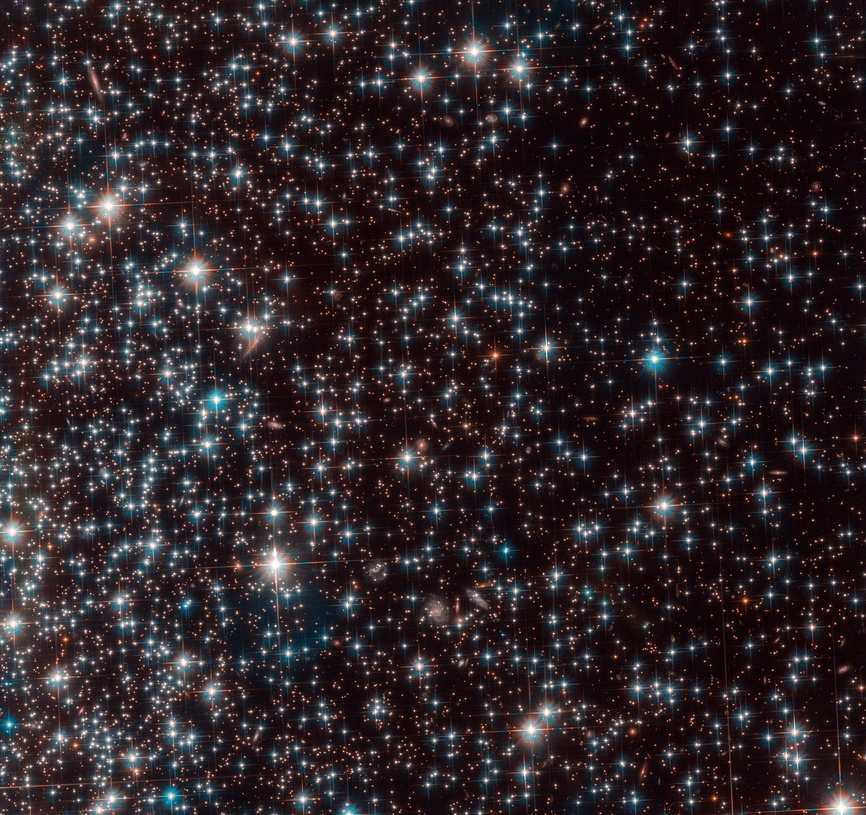
%> input picture Images/2/Hubble.jpg, 866 x 815 px, shrunk from 1280 x 1204 before the run
$ octave r_smoothing.m   (GNU Octave 9; MATLAB toolbox functions it lacks are replaced by stand-ins)
%> lines starting %> are read from the running program, lines starting %| are printed output that depends on the picture; in (x1, y1, x2, y2) boxes, pixels count from 0 and x2, y2 are one past the last pixel; in counts of white or black regions, pixels touching at a corner belong together; the program's own positions count from 1
clear;

img1 = imread('..\Images\2\Hubble.jpg');
%> img1 is the input picture: size 815x866x3 uint8; mean R, G, B 46.7, 38.1, 41.3
img1 = rgb2gray(img1);
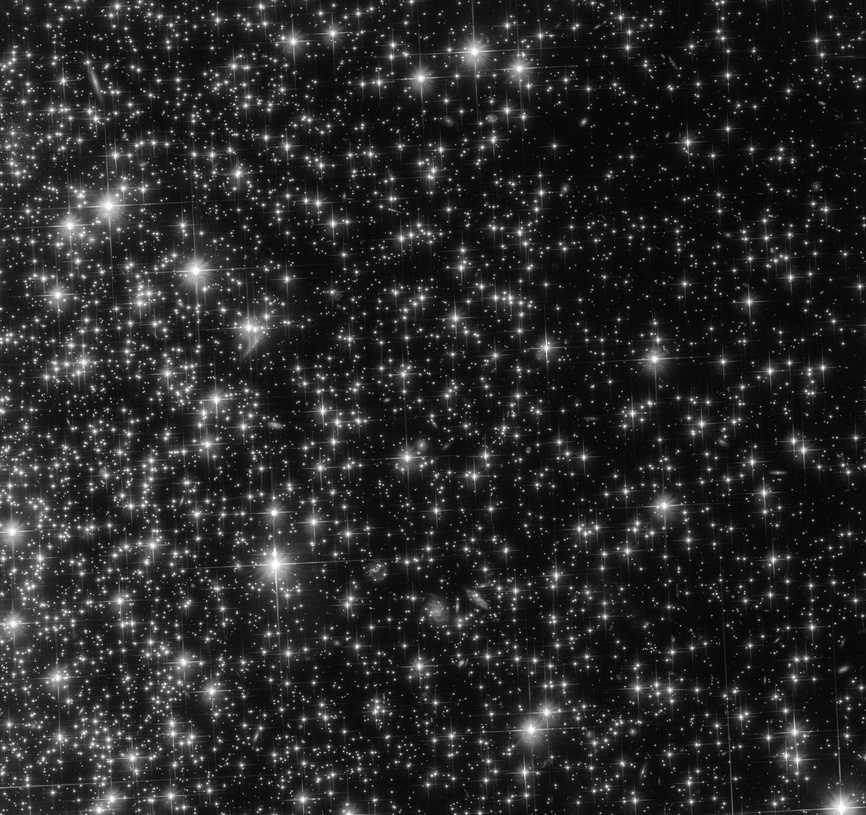
%> img1: size 815x866 uint8; min 1, max 255, mean 41
img1 = im2double(img1); img2 = im2double(img1);

sz = 15;
h = ones(sz,sz)/(sz^2); %box filter

img2 = conv2(img2,h,'same');
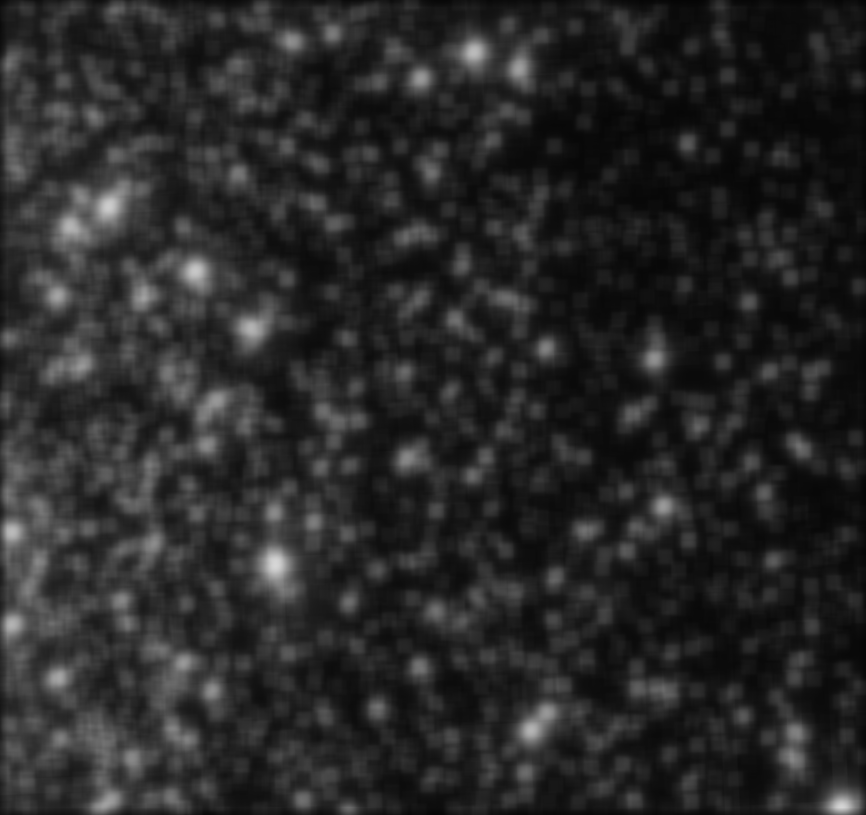
%> img2: size 815x866 double; min 0.0177, max 0.842, mean 0.159

th = 0.75*max(img2(:));
%> th = 0.631
img3 = img2;
img3(find(img2>=th)) = 1;
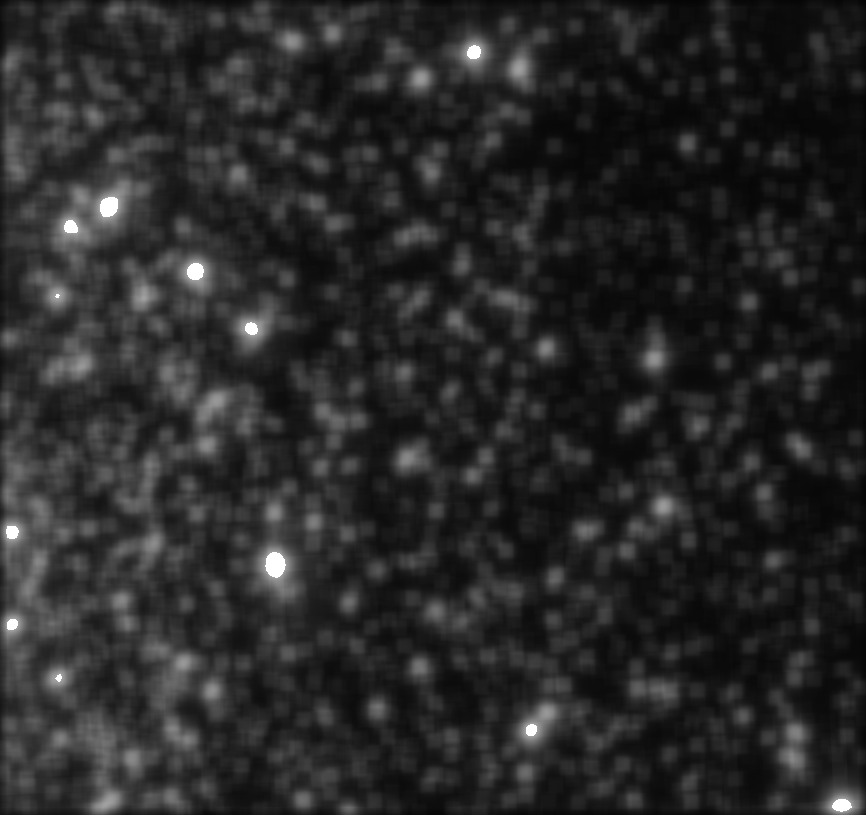
%> img3: size 815x866 double; 0.28% of pixels changed, all inside (x1, y1, x2, y2) = (6, 45, 852, 812)
img3(find(img2<th)) = 0;
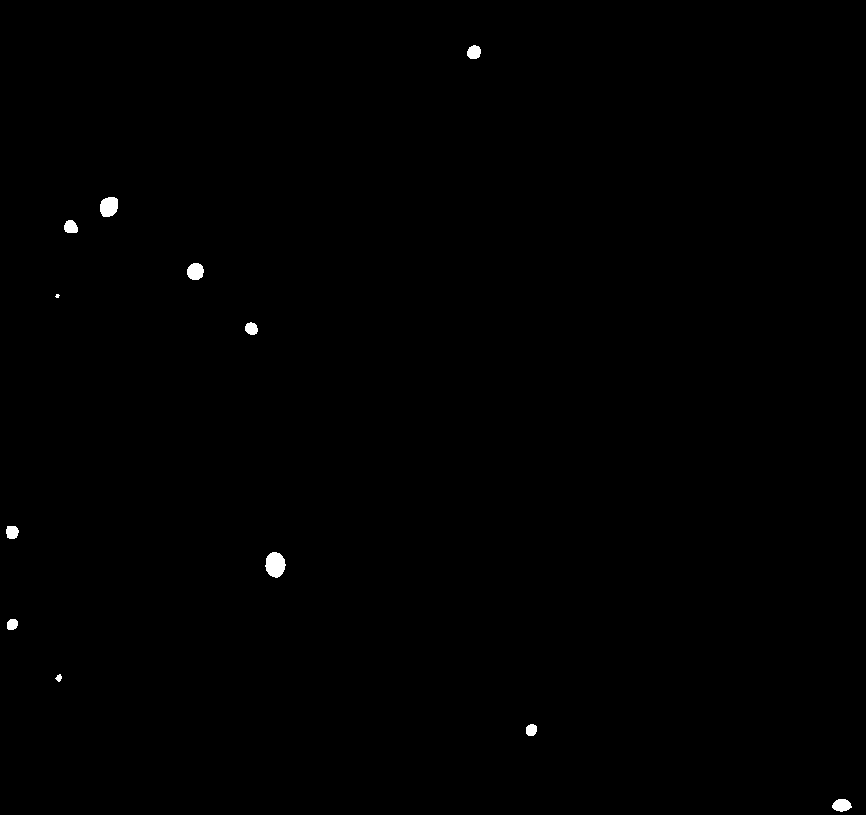
%> img3: size 815x866 double; values 0 (black) and 1 (white), 0.28% white; 12 white regions (1 under 20 px), largest, box (x1, y1, x2, y2) and area: (265, 552, 286, 578) 404, (100, 197, 118, 217) 301, (187, 263, 204, 280) 232
figure;
subplot(1,3,1); imshow(img1); title('Original Hubble Image');
subplot(1,3,2); imshow(img2); title('Image after Smoothing Filter');
subplot(1,3,3); imshow(img3); title('Thresholded Smoothed Hubble Image');

$ run again, with Images/2/moon.jpg copied over Images/2/Hubble.jpg
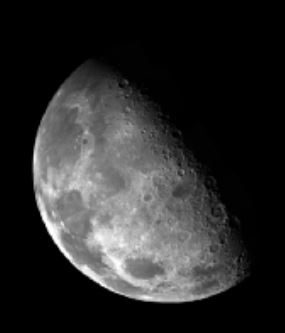
%> input picture Images/2/moon.jpg, 285 x 333 px
%> img1 is the input picture: size 333x285x3 uint8; min 0, max 255, mean 43.4
%> `img2 = conv2(img2,h,'same');`:
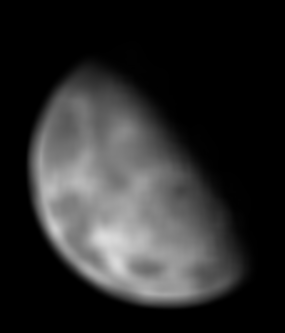
%> img2: size 333x285 double; min 0, max 0.865, mean 0.17
%> th = 0.649
%> `img3(find(img2<th)) = 0;`:
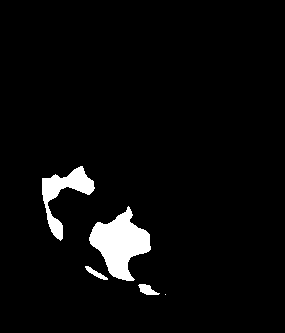
%> img3: size 333x285 double; values 0 (black) and 1 (white), 4.2% white; 5 white regions (1 under 20 px), largest, box (x1, y1, x2, y2) and area: (89, 206, 151, 281) 2434, (42, 166, 95, 241) 1292, (138, 284, 160, 295) 139, (85, 266, 108, 280) 109
